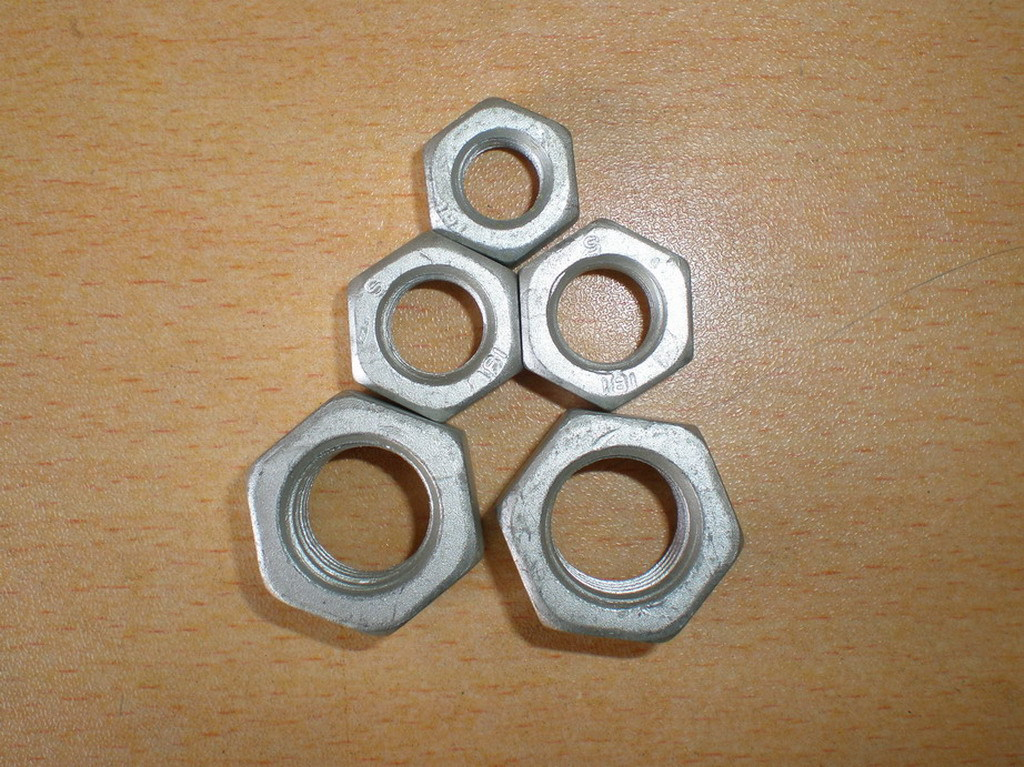
#> input picture Hough/test_imgs/1.jpg, 1024 x 767 px
$ python assignment.py
#> lines starting #> are read from the running program, lines starting #| are printed output that depends on the picture; after the words box and inside, x2 and y2 are one past the last pixel; in counts of white or black regions, pixels touching at a corner belong together
# -*- coding: utf-8 -*-
import cv2
import matplotlib.pyplot as plt
import numpy as np


def nothing(x):
    pass
def init_Trackbars():
    cv2.createTrackbar("p1", "image", 100, 255, nothing)#Canny边缘检测器的高阈值 默认值100
    cv2.createTrackbar("p2", "image", 100, 255, nothing)#默认值100
    cv2.createTrackbar("minRadius", "image", 0, 255, nothing)
    cv2.createTrackbar("maxRadius", "image", 0, 20, nothing)
    cv2.createTrackbar("minDist", "image", 100, 200, nothing)

def get_val():
    Threshold1 = cv2.getTrackbarPos("p1", "image")
    Threshold2 = cv2.getTrackbarPos("p2", "image")
    Threshold3 = cv2.getTrackbarPos("minRadius", "image")
    Threshold4 = cv2.getTrackbarPos("maxRadius", "image")
    Threshold5 = cv2.getTrackbarPos("minDist", "image")
    return Threshold1, Threshold2, Threshold3, Threshold4, Threshold5

if __name__ == '__main__':
    cv2.namedWindow('image')#创建一个窗口
    init_Trackbars()#初始化滑动条
    img = cv2.imread(r"test_imgs/1.jpg")#读取图片
#> img is the input picture: shape (767, 1024, 3); mean B, G, R 104.2, 136.3, 163.3
    # p1 = 71 ,p2 =83  对应2.jpg最好
    img_gray = cv2.cvtColor(img, cv2.COLOR_BGR2GRAY)#转换为灰度图
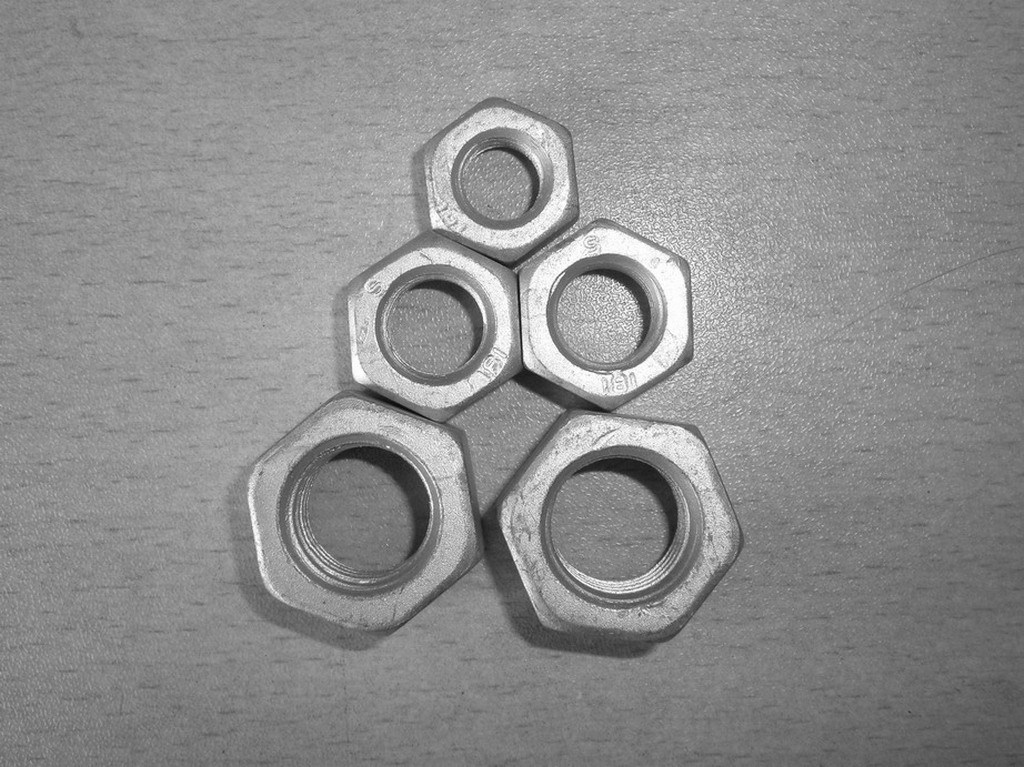
#> img_gray: shape (767, 1024); min 2, max 255, mean 140.7
    imgBlur = cv2.GaussianBlur(img_gray, (5, 5), 2)# 高斯滤波
    while True:
        low_threshold, high_threshold, minRadius, maxRadius, minDist = get_val()#获取滑动条的值
        circles = cv2.HoughCircles(imgBlur, cv2.HOUGH_GRADIENT, 1, minDist, param1=low_threshold, param2=high_threshold,
                                   minRadius=minRadius, maxRadius=maxRadius)#霍夫圆检测
#> circles = [[621.5, 526.5, 82.3], [606.5, 313.5, 60.8], [360.5, 514.5, 82.8], [435.5, 323.5, 60.8], [502.5, 177.5, 52]]
        img_show = img.copy()
        if circles is not None:#如果检测到圆
            circles = np.uint16(np.around(circles))
#> circles = [[622, 526, 82], [606, 314, 61], [360, 514, 83], [436, 324, 61], [502, 178, 52]]
            for i in circles[0, :]:
                cv2.circle(img_show, (i[0], i[1]), i[2], (0, 255, 0), 2)#画圆
                cv2.circle(img_show, (i[0], i[1]), 2, (0, 0, 255), 3)#画圆心
                cv2.putText(img_show, "R:{}".format(i[2]), (i[0], i[1]), cv2.FONT_HERSHEY_SIMPLEX, 0.5, (0, 0, 255), 1)#显示半径
#> this loop made 5 passes
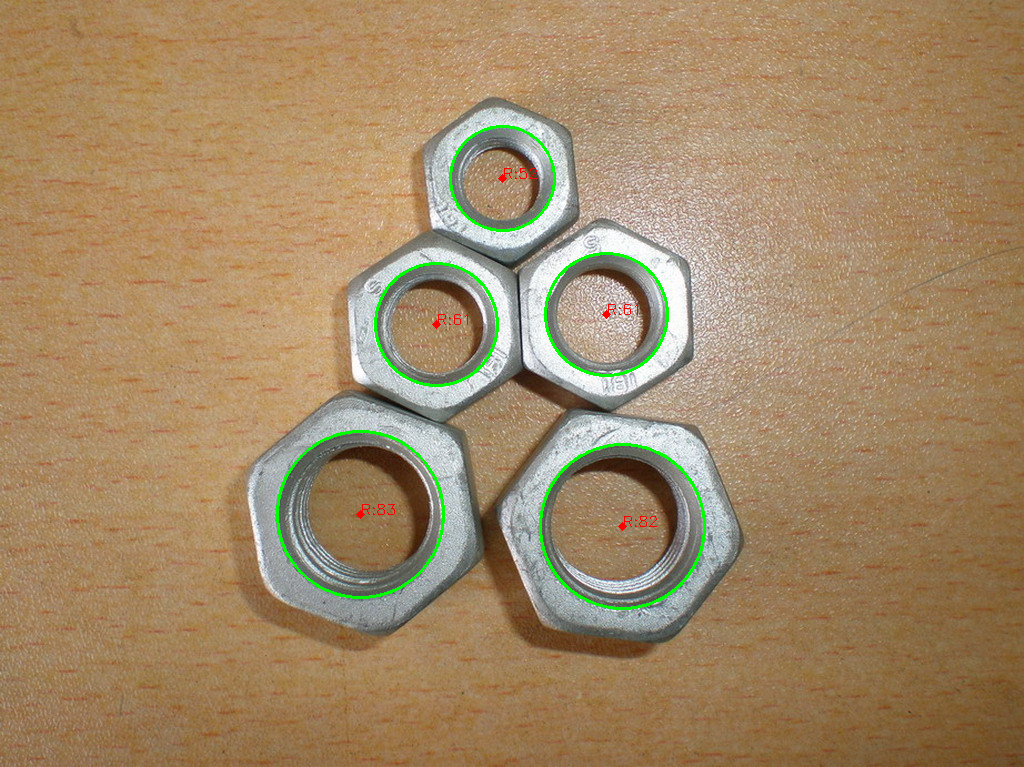
#> img_show: shape (767, 1024, 3); 0.89% of pixels changed, all inside (x1, y1, x2, y2) = (276, 125, 706, 610)
        cv2.imshow('image', img_show)
        if cv2.waitKey(1) == ord('q'):
#> (key q is pressed here)
            break
        elif cv2.waitKey(1) == ord('s'):
            cv2.imwrite("result.jpg", img_show)

$ run again, with Hough/test_imgs/2.jpg copied over Hough/test_imgs/1.jpg
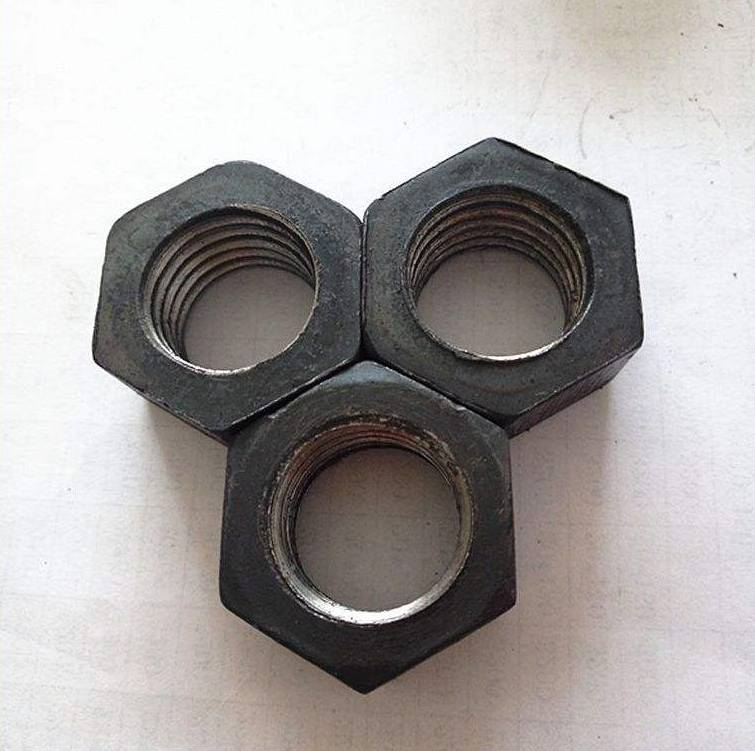
#> input picture Hough/test_imgs/2.jpg, 755 x 751 px
#> img is the input picture: shape (751, 755, 3); mean B, G, R 163.9, 164.9, 168.8
#> `circles = cv2.HoughCircles(imgBlur, cv2.HOUGH_GRADIENT, 1, minDist, pa..`: circles = [[248.5, 325.5, 91], [494.5, 295.5, 82.1], [371.5, 528.5, 83]]
#> `circles = np.uint16(np.around(circles))`: circles = [[248, 326, 91], [494, 296, 82], [372, 528, 83]]
#> the loop `for i in circles[0, :]:` made 3 passes
#> after the loop `for i in circles[0, :]:`:
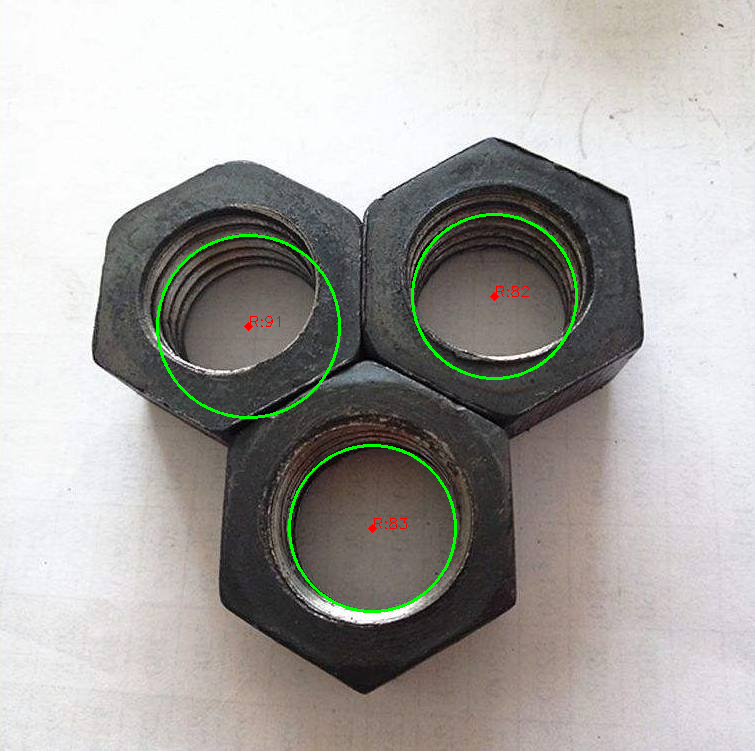
#> img_show: shape (751, 755, 3); 0.91% of pixels changed, all inside (x1, y1, x2, y2) = (156, 213, 578, 613)
